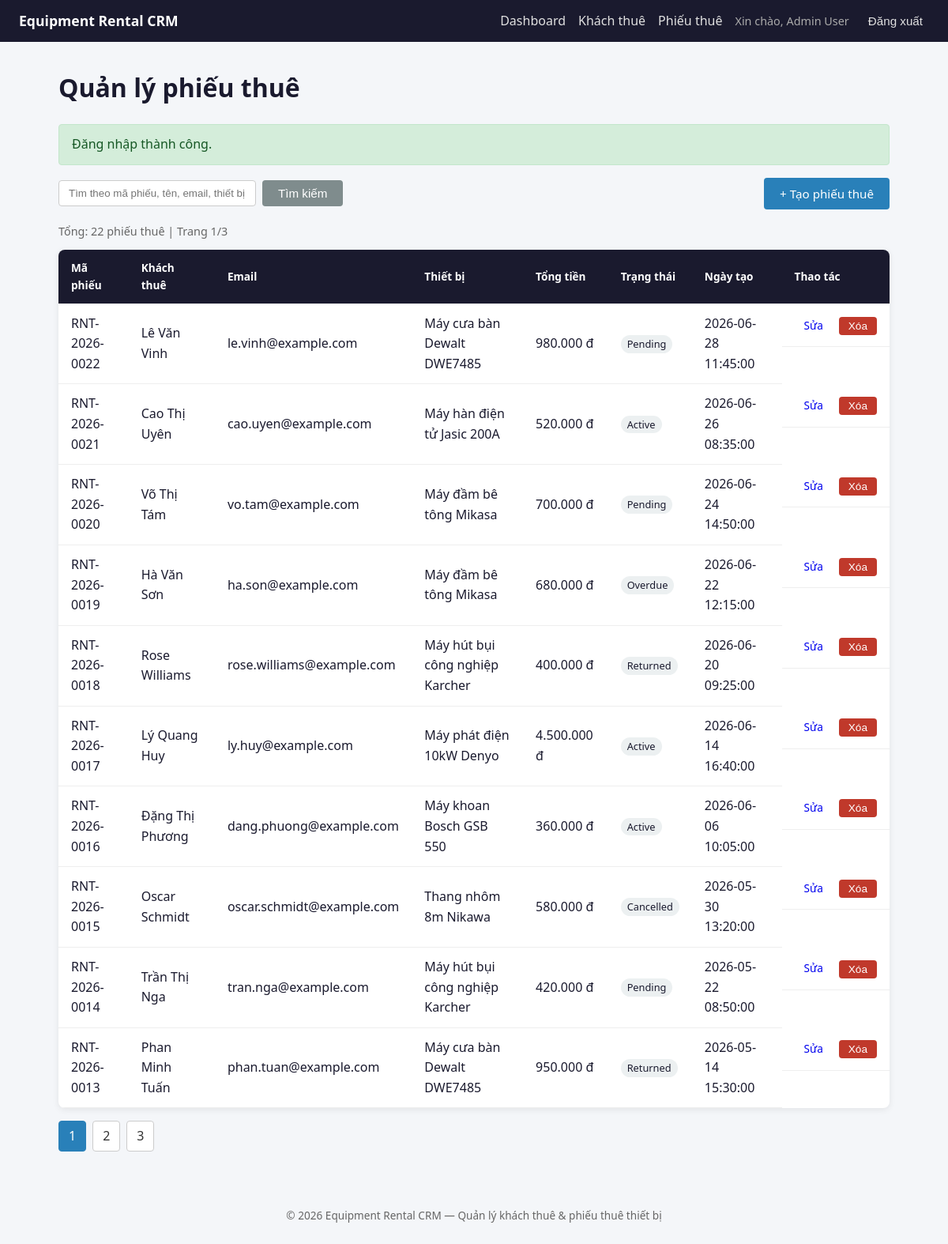
Page /rentals (signed in) on the committed database.
### tables this page shows
CREATE TABLE rentals (
    id INT AUTO_INCREMENT PRIMARY KEY,
    rental_code VARCHAR(50) NOT NULL,
    renter_name VARCHAR(100) NOT NULL,
    renter_email VARCHAR(150),
    equipment_name VARCHAR(150) NOT NULL,
    total_amount DECIMAL(12, 2) NOT NULL DEFAULT 0,
    status ENUM('pending', 'active', 'returned', 'overdue', 'cancelled') NOT NULL DEFAULT 'pending',
    created_at DATETIME NOT NULL DEFAULT CURRENT_TIMESTAMP,
    updated_at DATETIME NULL,
    UNIQUE KEY unique_rental_code (rental_code),
    INDEX idx_rentals_created_at (created_at),
    INDEX idx_rentals_status_created_at (status, created_at),
    INDEX idx_rentals_renter_email (renter_email)
);

### app/Core/helpers.php (called while the page is built, shortened)
<?php
function e(string $value): string
{
    return htmlspecialchars($value, ENT_QUOTES, 'UTF-8');
}
function render(string $view, array $data = [], string $layout = 'layouts/main'): void
{
    extract($data);
    require __DIR__ . '/../Views/' . $view . '.php';
}

### app/Controllers/RentalController.php (called while the page is built, shortened)
<?php
class RentalController
{
    public function index(): void
    {
        $data = $this->service->getRentalList($_GET);
        render('rentals/index', ['title' => 'Quản lý phiếu thuê'] + $data);
    }
}

### app/Core/Router.php (called while the page is built, shortened)
<?php
class Router
{
    private array $routes = ['GET' => [], 'POST' => []];
    public function get(string $path, array $handler): void
    {
        $this->routes['GET'][$path] = $handler;
    }
    public function post(string $path, array $handler): void
    {
        $this->routes['POST'][$path] = $handler;
    }
    public function dispatch(string $method, string $path, array $container): void
    {
        [$class, $action] = $this->routes[$method][$path];
        $container[$class]->$action();
    }
}

### public/index.php (called while the page is built, shortened)
<?php
$basePath = dirname(__DIR__);
require_once $basePath . '/app/Core/Router.php';
require_once $basePath . '/app/Core/helpers.php';
try {
    $dbConfig = require $basePath . '/config/database.php';
    $pdo = Database::connect($dbConfig);
} catch (Throwable $e) {
    log_error('Database connection failed: ' . $e->getMessage());
    http_response_code(500);
    if (app_config('debug', false)) {
        echo '<h1>Database Connection Error</h1>';
        echo '<p>' . e($e->getMessage()) . '</p>';
    } else {
        echo '<h1>Database Connection Error</h1>';
        echo '<p>Không thể kết nối cơ sở dữ liệu. Vui lòng kiểm tra cấu hình.</p>';
    }
    exit;
}
$userRepository = new UserRepository($pdo);
$renterRepository = new RenterRepository($pdo);
$rentalRepository = new RentalRepository($pdo);
$authService = new AuthService($userRepository);
$renterService = new RenterService($renterRepository);
$rentalService = new RentalService($rentalRepository);
$publicRenterService = new PublicRenterService($renterRepository);
$container = [
    HomeController::class => new HomeController(),
    AuthController::class => new AuthController($authService),
    DashboardController::class => new DashboardController($renterRepository, $rentalService),
    PublicRenterController::class => new PublicRenterController($publicRenterService),
    RenterController::class => new RenterController($renterService, $renterRepository),
    RentalController::class => new RentalController($rentalService, $rentalRepository),
    HealthController::class => new HealthController($pdo),
];
$router = new Router();
$router->get('/', [HomeController::class, 'index']);
$router->get('/login', [AuthController::class, 'login']);
$router->post('/login', [AuthController::class, 'handleLogin']);
$router->post('/logout', [AuthController::class, 'logout']);
$router->get('/dashboard', [DashboardController::class, 'index']);
$router->get('/public-renters/create', [PublicRenterController::class, 'create']);
$router->post('/public-renters', [PublicRenterController::class, 'store']);
$router->get('/renters', [RenterController::class, 'index']);
$router->get('/renters/create', [RenterController::class, 'create']);
$router->post('/renters/store', [RenterController::class, 'store']);
$router->get('/renters/edit', [RenterController::class, 'edit']);
$router->post('/renters/update', [RenterController::class, 'update']);
$router->post('/renters/delete', [RenterController::class, 'delete']);
$router->get('/rentals', [RentalController::class, 'index']);
$router->get('/rentals/create', [RentalController::class, 'create']);
$router->post('/rentals/store', [RentalController::class, 'store']);
$router->get('/rentals/edit', [RentalController::class, 'edit']);
$router->post('/rentals/update', [RentalController::class, 'update']);
$router->post('/rentals/delete', [RentalController::class, 'delete']);
$router->get('/health', [HealthController::class, 'index']);
$method = $_SERVER['REQUEST_METHOD'] ?? 'GET';
$path = parse_url($_SERVER['REQUEST_URI'] ?? '/', PHP_URL_PATH) ?: '/';
$router->dispatch($method, $path, $container);

### app/Services/RentalService.php (called while the page is built, shortened)
<?php
class RentalService
{
    public function getRentalList(array $query): array
    {
        $keyword = trim($query['q'] ?? '');
        $page = max(1, (int) ($query['page'] ?? 1));
        $perPage = 10;
        $sort = trim($query['sort'] ?? 'created_at');
        $direction = strtolower(trim($query['direction'] ?? 'desc'));
        $totalItems = $this->repo->countAll($keyword);
        $totalPages = max(1, (int) ceil($totalItems / $perPage));
        $page = min($page, $totalPages);
        $offset = ($page - 1) * $perPage;
        return [
            'rentals' => $this->repo->getPaginated($keyword, $perPage, $offset, $sort, $direction),
            'keyword' => $keyword,
            'page' => $page,
            'totalPages' => $totalPages,
            'totalItems' => $totalItems,
            'sort' => $sort,
            'direction' => $direction,
        ];
    }
}

### app/Repositories/RentalRepository.php (called while the page is built, shortened)
<?php
class RentalRepository
{
    public function countAll(string $keyword = ''): int
    {
        $sql = 'SELECT COUNT(*) AS total FROM rentals';
        $params = [];
        $stmt = $this->db->prepare($sql);
        $stmt->execute($params);
        return (int) ($stmt->fetch()['total'] ?? 0);
    }
    public function getPaginated(string $keyword, int $limit, int $offset, string $sort, string $direction): array
    {
        $sortColumn = in_array($sort, self::SORTABLE, true) ? $sort : 'created_at';
        $sortDirection = $direction === 'asc' ? 'ASC' : 'DESC';
        $sql = 'SELECT id, rental_code, renter_name, renter_email, equipment_name, total_amount, status, created_at
                FROM rentals';
        $params = [];
        $sql .= " ORDER BY {$sortColumn} {$sortDirection}, id DESC LIMIT :limit OFFSET :offset";
        $stmt = $this->db->prepare($sql);
        $stmt->bindValue(':limit', $limit, PDO::PARAM_INT);
        $stmt->bindValue(':offset', $offset, PDO::PARAM_INT);
        $stmt->execute();
        return $stmt->fetchAll();
    }
}

### app/Views/rentals/index.php (the view, shortened to what this page needs)
<h1><?= e($title) ?></h1>
<div class="toolbar">
    <form method="GET" action="/rentals" class="search-form">
        <input name="q" value="<?= e($keyword ?? '') ?>" placeholder="Tìm theo mã phiếu, tên, email, thiết bị">
        <button type="submit" class="btn btn-secondary">Tìm kiếm</button>
    </form>
    <a href="/rentals/create" class="btn btn-primary">+ Tạo phiếu thuê</a>
</div>
<p class="meta">Tổng: <?= e((string) ($totalItems ?? 0)) ?> phiếu thuê | Trang <?= e((string) ($page ?? 1)) ?>/<?= e((string) ($totalPages ?? 1)) ?></p>
<table class="data-table">
    <thead>
        <tr>
            <th><a href="?q=<?= e($keyword ?? '') ?>&sort=rental_code&direction=asc">Mã phiếu</a></th>
            <th><a href="?q=<?= e($keyword ?? '') ?>&sort=renter_name&direction=asc">Khách thuê</a></th>
            <th>Email</th>
            <th>Thiết bị</th>
            <th><a href="?q=<?= e($keyword ?? '') ?>&sort=total_amount&direction=desc">Tổng tiền</a></th>
            <th><a href="?q=<?= e($keyword ?? '') ?>&sort=status&direction=asc">Trạng thái</a></th>
            <th><a href="?q=<?= e($keyword ?? '') ?>&sort=created_at&direction=desc">Ngày tạo</a></th>
            <th>Thao tác</th>
        </tr>
    </thead>
    <tbody>
        <?php if (empty($rentals)): ?>
            <tr>
                <td colspan="8" class="empty">Không có dữ liệu.</td>
            </tr>
        <?php else: ?>
            <?php foreach ($rentals as $rental): ?>
                <tr>
                    <td><?= e($rental['rental_code']) ?></td>
                    <td><?= e($rental['renter_name']) ?></td>
                    <td><?= e($rental['renter_email'] ?? '') ?></td>
                    <td><?= e($rental['equipment_name']) ?></td>
                    <td><?= e(number_format((float) $rental['total_amount'], 0, ',', '.')) ?> đ</td>
                    <td><span class="badge"><?= e($rental['status']) ?></span></td>
                    <td><?= e($rental['created_at']) ?></td>
                    <td class="actions">
                        <a href="/rentals/edit?id=<?= e((string) $rental['id']) ?>" class="btn btn-sm">Sửa</a>
                        <form method="POST" action="/rentals/delete" class="inline-form" onsubmit="return confirm('Xóa phiếu thuê này?');">
                            <button type="submit" class="btn btn-sm btn-danger">Xóa</button>
                        </form>
                    </td>
                </tr>
            <?php endforeach; ?>
        <?php endif; ?>
    </tbody>
</table>
<?php if (($totalPages ?? 1) > 1): ?>
    <div class="pagination">
        <?php for ($i = 1; $i <= $totalPages; $i++): ?>
            <a href="?q=<?= e($keyword ?? '') ?>&page=<?= e((string) $i) ?>&sort=<?= e($sort ?? 'created_at') ?>&direction=<?= e($direction ?? 'desc') ?>"
                class="<?= ($page ?? 1) === $i ? 'active' : '' ?>"><?= e((string) $i) ?></a>
        <?php endfor; ?>
    </div>
<?php endif; ?>

### public/assets/style.css (style rules this page uses)
*, *::before, *::after { box-sizing: border-box; }
body { margin: 0; font-family: 'Segoe UI', Tahoma, Geneva, Verdana, sans-serif; background: #f4f6f9; color: #1a1a2e; line-height: 1.6; }
h1 { margin-top: 0; color: #1a1a2e; }
.btn { display: inline-block; padding: 0.5rem 1.25rem; border: none; border-radius: 4px; cursor: pointer; font-size: 0.95rem; text-decoration: none; text-align: center; }
.btn-primary { background: #2980b9; color: #fff; }
.btn-secondary { background: #7f8c8d; color: #fff; }
.btn-danger { background: #c0392b; color: #fff; }
.btn-sm { padding: 0.25rem 0.75rem; font-size: 0.85rem; }
.inline-form { display: inline; }
.toolbar { display: flex; justify-content: space-between; align-items: center; margin-bottom: 1rem; flex-wrap: wrap; gap: 0.75rem; }
.search-form { display: flex; gap: 0.5rem; }
.search-form input { padding: 0.5rem 0.75rem; border: 1px solid #ccc; border-radius: 4px; min-width: 250px; }
.meta { color: #666; font-size: 0.9rem; margin-bottom: 0.75rem; }
.data-table { width: 100%; border-collapse: collapse; background: #fff; border-radius: 8px; overflow: hidden; box-shadow: 0 2px 8px rgba(0, 0, 0, 0.08); }
.data-table th, .data-table td { padding: 0.75rem 1rem; text-align: left; border-bottom: 1px solid #eee; }
.data-table th { background: #1a1a2e; color: #fff; font-size: 0.85rem; }
.data-table th a { color: #fff; text-decoration: none; }
.actions { display: flex; gap: 0.5rem; align-items: center; }
.badge { background: #ecf0f1; padding: 0.15rem 0.5rem; border-radius: 12px; font-size: 0.8rem; text-transform: capitalize; }
.pagination { display: flex; gap: 0.5rem; margin-top: 1rem; }
.pagination a { padding: 0.35rem 0.75rem; background: #fff; border: 1px solid #ccc; border-radius: 4px; text-decoration: none; color: #333; }
.pagination a.active { background: #2980b9; color: #fff; border-color: #2980b9; }

### rows in the picture
rentals: rental_code "RNT-2026-0022", renter_name "Lê Văn Vinh", renter_email "le.vinh@example.com", equipment_name "Máy cưa bàn Dewalt DWE7485", total_amount "980.000", status "Pending", created_at "2026-06-28 11:45:00"
rentals: rental_code "RNT-2026-0021", renter_name "Cao Thị Uyên", renter_email "cao.uyen@example.com", equipment_name "Máy hàn điện tử Jasic 200A", total_amount "520.000", status "Active", created_at "2026-06-26 08:35:00"
rentals: rental_code "RNT-2026-0020", renter_name "Võ Thị Tám", renter_email "vo.tam@example.com", equipment_name "Máy đầm bê tông Mikasa", total_amount "700.000", status "Pending", created_at "2026-06-24 14:50:00"
rentals: rental_code "RNT-2026-0019", renter_name "Hà Văn Sơn", renter_email "ha.son@example.com", equipment_name "Máy đầm bê tông Mikasa", total_amount "680.000", status "Overdue", created_at "2026-06-22 12:15:00"
rentals: rental_code "RNT-2026-0018", renter_name "Rose Williams", renter_email "rose.williams@example.com", equipment_name "Máy hút bụi công nghiệp Karcher", total_amount "400.000", status "Returned", created_at "2026-06-20 09:25:00"
rentals: rental_code "RNT-2026-0017", renter_name "Lý Quang Huy", renter_email "ly.huy@example.com", equipment_name "Máy phát điện 10kW Denyo", total_amount "4.500.000", status "Active", created_at "2026-06-14 16:40:00"
rentals: rental_code "RNT-2026-0016", renter_name "Đặng Thị Phương", renter_email "dang.phuong@example.com", equipment_name "Máy khoan Bosch GSB 550", total_amount "360.000", status "Active", created_at "2026-06-06 10:05:00"
rentals: rental_code "RNT-2026-0015", renter_name "Oscar Schmidt", renter_email "oscar.schmidt@example.com", equipment_name "Thang nhôm 8m Nikawa", total_amount "580.000", status "Cancelled", created_at "2026-05-30 13:20:00"
rentals: rental_code "RNT-2026-0014", renter_name "Trần Thị Nga", renter_email "tran.nga@example.com", equipment_name "Máy hút bụi công nghiệp Karcher", total_amount "420.000", status "Pending", created_at "2026-05-22 08:50:00"
rentals: rental_code "RNT-2026-0013", renter_name "Phan Minh Tuấn", renter_email "phan.tuan@example.com", equipment_name "Máy cưa bàn Dewalt DWE7485", total_amount "950.000", status "Returned", created_at "2026-05-14 15:30:00"

### other values in the picture
$_SESSION['user_name'] "Admin User"
$title "Quản lý phiếu thuê"
$success "Đăng nhập thành công."
$totalItems "22"
$page "1"
$totalPages "3"
